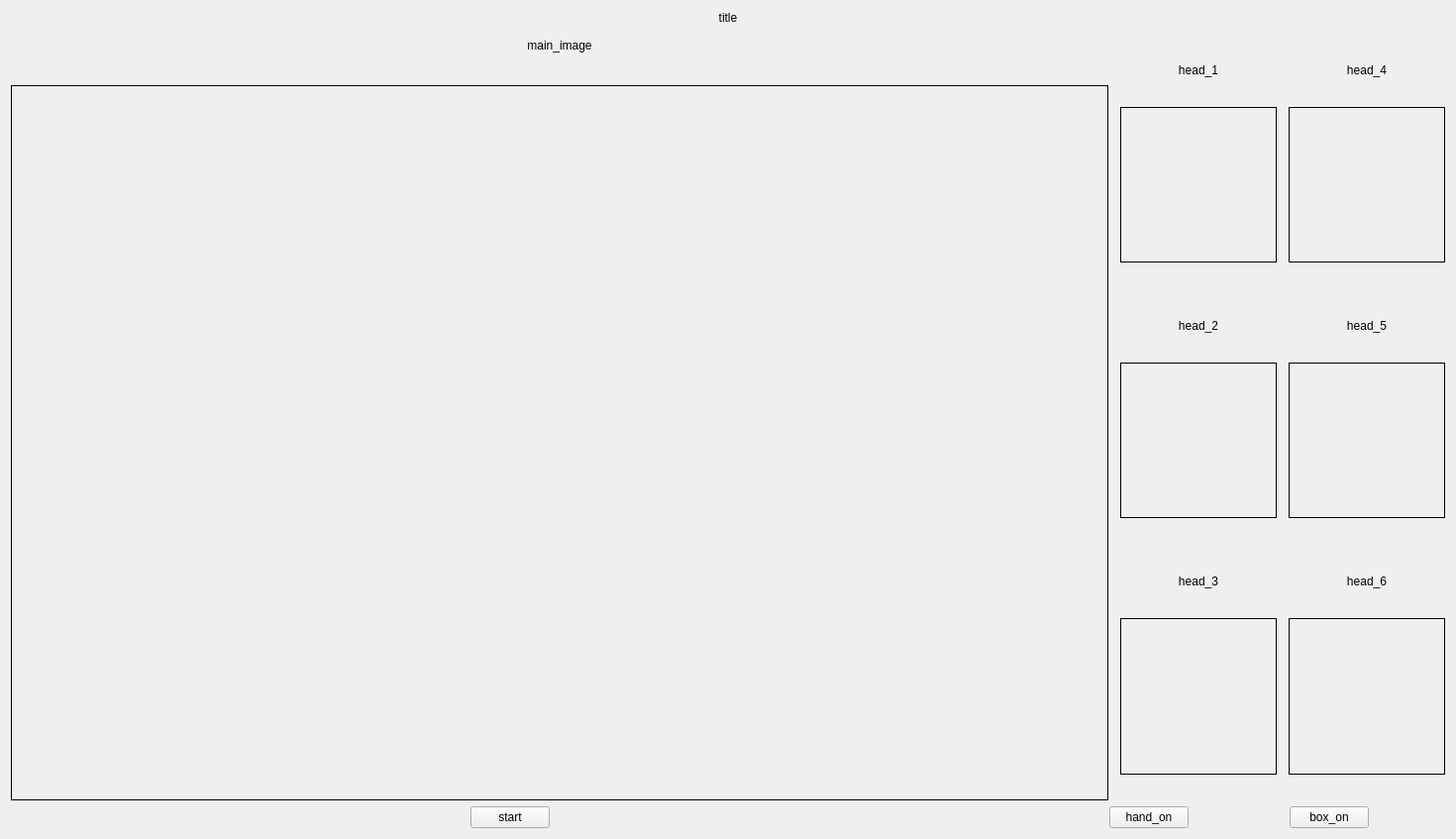
<?xml version="1.0" encoding="UTF-8"?>
<ui version="4.0">
 <class>Form</class>
 <widget class="QWidget" name="Form">
  <property name="geometry">
   <rect>
    <x>0</x>
    <y>0</y>
    <width>1470</width>
    <height>847</height>
   </rect>
  </property>
  <property name="minimumSize">
   <size>
    <width>1417</width>
    <height>847</height>
   </size>
  </property>
  <property name="windowTitle">
   <string>Form</string>
  </property>
  <layout class="QVBoxLayout" name="verticalLayout_2" stretch="0,0,5,0">
   <item>
    <layout class="QVBoxLayout" name="verticalLayout_5"/>
   </item>
   <item>
    <widget class="QLabel" name="label">
     <property name="autoFillBackground">
      <bool>true</bool>
     </property>
     <property name="text">
      <string>title</string>
     </property>
     <property name="scaledContents">
      <bool>false</bool>
     </property>
     <property name="alignment">
      <set>Qt::AlignCenter</set>
     </property>
    </widget>
   </item>
   <item>
    <layout class="QHBoxLayout" name="horizontalLayout" stretch="7,1,1">
     <property name="spacing">
      <number>12</number>
     </property>
     <item>
      <layout class="QVBoxLayout" name="verticalLayout" stretch="1,23">
       <property name="spacing">
        <number>24</number>
       </property>
       <item>
        <widget class="QLabel" name="label_4">
         <property name="layoutDirection">
          <enum>Qt::LeftToRight</enum>
         </property>
         <property name="text">
          <string>main_image</string>
         </property>
         <property name="alignment">
          <set>Qt::AlignCenter</set>
         </property>
         <property name="textInteractionFlags">
          <set>Qt::LinksAccessibleByMouse|Qt::TextSelectableByKeyboard|Qt::TextSelectableByMouse</set>
         </property>
        </widget>
       </item>
       <item>
        <widget class="QLabel" name="main_Image">
         <property name="frameShape">
          <enum>QFrame::Box</enum>
         </property>
         <property name="frameShadow">
          <enum>QFrame::Plain</enum>
         </property>
         <property name="text">
          <string/>
         </property>
         <property name="scaledContents">
          <bool>false</bool>
         </property>
         <property name="alignment">
          <set>Qt::AlignJustify|Qt::AlignVCenter</set>
         </property>
        </widget>
       </item>
      </layout>
     </item>
     <item>
      <layout class="QVBoxLayout" name="verticalLayout_4" stretch="1,1,6,1,1,6,1,1,6,1">
       <property name="spacing">
        <number>24</number>
       </property>
       <item>
        <spacer name="verticalSpacer_4">
         <property name="orientation">
          <enum>Qt::Vertical</enum>
         </property>
         <property name="sizeHint" stdset="0">
          <size>
           <width>20</width>
           <height>40</height>
          </size>
         </property>
        </spacer>
       </item>
       <item>
        <widget class="QLabel" name="head_1_text">
         <property name="text">
          <string>head_1</string>
         </property>
         <property name="alignment">
          <set>Qt::AlignCenter</set>
         </property>
        </widget>
       </item>
       <item>
        <widget class="QLabel" name="head_1">
         <property name="frameShape">
          <enum>QFrame::Box</enum>
         </property>
         <property name="text">
          <string/>
         </property>
         <property name="scaledContents">
          <bool>true</bool>
         </property>
         <property name="alignment">
          <set>Qt::AlignCenter</set>
         </property>
        </widget>
       </item>
       <item>
        <spacer name="verticalSpacer_3">
         <property name="orientation">
          <enum>Qt::Vertical</enum>
         </property>
         <property name="sizeHint" stdset="0">
          <size>
           <width>20</width>
           <height>40</height>
          </size>
         </property>
        </spacer>
       </item>
       <item>
        <widget class="QLabel" name="head_2_text">
         <property name="text">
          <string>head_2</string>
         </property>
         <property name="alignment">
          <set>Qt::AlignCenter</set>
         </property>
        </widget>
       </item>
       <item>
        <widget class="QLabel" name="head_2">
         <property name="frameShape">
          <enum>QFrame::Box</enum>
         </property>
         <property name="text">
          <string/>
         </property>
         <property name="scaledContents">
          <bool>true</bool>
         </property>
         <property name="alignment">
          <set>Qt::AlignCenter</set>
         </property>
        </widget>
       </item>
       <item>
        <spacer name="verticalSpacer_2">
         <property name="orientation">
          <enum>Qt::Vertical</enum>
         </property>
         <property name="sizeHint" stdset="0">
          <size>
           <width>20</width>
           <height>40</height>
          </size>
         </property>
        </spacer>
       </item>
       <item>
        <widget class="QLabel" name="head_3_text">
         <property name="text">
          <string>head_3</string>
         </property>
         <property name="alignment">
          <set>Qt::AlignCenter</set>
         </property>
        </widget>
       </item>
       <item>
        <widget class="QLabel" name="head_3">
         <property name="frameShape">
          <enum>QFrame::Box</enum>
         </property>
         <property name="text">
          <string/>
         </property>
         <property name="scaledContents">
          <bool>true</bool>
         </property>
         <property name="alignment">
          <set>Qt::AlignCenter</set>
         </property>
        </widget>
       </item>
       <item>
        <spacer name="verticalSpacer">
         <property name="orientation">
          <enum>Qt::Vertical</enum>
         </property>
         <property name="sizeHint" stdset="0">
          <size>
           <width>20</width>
           <height>40</height>
          </size>
         </property>
        </spacer>
       </item>
      </layout>
     </item>
     <item>
      <layout class="QVBoxLayout" name="verticalLayout_3" stretch="1,1,6,1,1,6,1,1,6,1">
       <property name="spacing">
        <number>24</number>
       </property>
       <item>
        <spacer name="verticalSpacer_5">
         <property name="orientation">
          <enum>Qt::Vertical</enum>
         </property>
         <property name="sizeHint" stdset="0">
          <size>
           <width>20</width>
           <height>40</height>
          </size>
         </property>
        </spacer>
       </item>
       <item>
        <widget class="QLabel" name="head_4_text">
         <property name="text">
          <string>head_4</string>
         </property>
         <property name="alignment">
          <set>Qt::AlignCenter</set>
         </property>
        </widget>
       </item>
       <item>
        <widget class="QLabel" name="head_4">
         <property name="frameShape">
          <enum>QFrame::Box</enum>
         </property>
         <property name="text">
          <string/>
         </property>
         <property name="scaledContents">
          <bool>true</bool>
         </property>
         <property name="alignment">
          <set>Qt::AlignCenter</set>
         </property>
        </widget>
       </item>
       <item>
        <spacer name="verticalSpacer_6">
         <property name="orientation">
          <enum>Qt::Vertical</enum>
         </property>
         <property name="sizeHint" stdset="0">
          <size>
           <width>20</width>
           <height>40</height>
          </size>
         </property>
        </spacer>
       </item>
       <item>
        <widget class="QLabel" name="head_5_text">
         <property name="text">
          <string>head_5</string>
         </property>
         <property name="alignment">
          <set>Qt::AlignCenter</set>
         </property>
        </widget>
       </item>
       <item>
        <widget class="QLabel" name="head_5">
         <property name="frameShape">
          <enum>QFrame::Box</enum>
         </property>
         <property name="text">
          <string/>
         </property>
         <property name="scaledContents">
          <bool>true</bool>
         </property>
         <property name="alignment">
          <set>Qt::AlignCenter</set>
         </property>
        </widget>
       </item>
       <item>
        <spacer name="verticalSpacer_7">
         <property name="orientation">
          <enum>Qt::Vertical</enum>
         </property>
         <property name="sizeHint" stdset="0">
          <size>
           <width>20</width>
           <height>40</height>
          </size>
         </property>
        </spacer>
       </item>
       <item>
        <widget class="QLabel" name="head_6_text">
         <property name="text">
          <string>head_6</string>
         </property>
         <property name="alignment">
          <set>Qt::AlignCenter</set>
         </property>
        </widget>
       </item>
       <item>
        <widget class="QLabel" name="head_6">
         <property name="frameShape">
          <enum>QFrame::Box</enum>
         </property>
         <property name="text">
          <string/>
         </property>
         <property name="scaledContents">
          <bool>true</bool>
         </property>
         <property name="alignment">
          <set>Qt::AlignCenter</set>
         </property>
        </widget>
       </item>
       <item>
        <spacer name="verticalSpacer_8">
         <property name="orientation">
          <enum>Qt::Vertical</enum>
         </property>
         <property name="sizeHint" stdset="0">
          <size>
           <width>20</width>
           <height>40</height>
          </size>
         </property>
        </spacer>
       </item>
      </layout>
     </item>
    </layout>
   </item>
   <item>
    <layout class="QHBoxLayout" name="horizontalLayout_2" stretch="6,0,7,0,1,0,1">
     <property name="spacing">
      <number>24</number>
     </property>
     <item>
      <spacer name="horizontalSpacer">
       <property name="orientation">
        <enum>Qt::Horizontal</enum>
       </property>
       <property name="sizeHint" stdset="0">
        <size>
         <width>40</width>
         <height>20</height>
        </size>
       </property>
      </spacer>
     </item>
     <item>
      <widget class="QPushButton" name="start">
       <property name="text">
        <string>start</string>
       </property>
       <property name="shortcut">
        <string/>
       </property>
       <property name="checkable">
        <bool>false</bool>
       </property>
      </widget>
     </item>
     <item>
      <spacer name="horizontalSpacer_3">
       <property name="orientation">
        <enum>Qt::Horizontal</enum>
       </property>
       <property name="sizeHint" stdset="0">
        <size>
         <width>40</width>
         <height>20</height>
        </size>
       </property>
      </spacer>
     </item>
     <item>
      <widget class="QPushButton" name="hand_on">
       <property name="text">
        <string>hand_on</string>
       </property>
      </widget>
     </item>
     <item>
      <spacer name="horizontalSpacer_4">
       <property name="orientation">
        <enum>Qt::Horizontal</enum>
       </property>
       <property name="sizeHint" stdset="0">
        <size>
         <width>40</width>
         <height>20</height>
        </size>
       </property>
      </spacer>
     </item>
     <item>
      <widget class="QPushButton" name="box_on">
       <property name="text">
        <string>box_on</string>
       </property>
      </widget>
     </item>
     <item>
      <spacer name="horizontalSpacer_2">
       <property name="orientation">
        <enum>Qt::Horizontal</enum>
       </property>
       <property name="sizeHint" stdset="0">
        <size>
         <width>40</width>
         <height>20</height>
        </size>
       </property>
      </spacer>
     </item>
    </layout>
   </item>
  </layout>
 </widget>
 <resources/>
 <connections/>
</ui>
